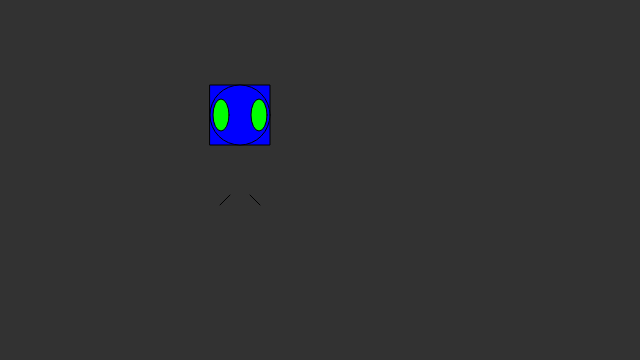
Frame 1 (no input)
Frame 60 (no input): identical to frame 1, image omitted
Frame 120 (the mouse pressed at the canvas centre since frame 60): identical to frame 1, image omitted

The p5.js sketch that drew this single still picture (run headless with seeded random() and noise() and a simulated clock; from frame 60 on, the mouse is pressed at the canvas centre):

// p5.js sketch
// ── sketch.js
// function myFunction(x) {
//     x.classList.toggle("change");
// }

function setup() {
	createCanvas(640, 360);
}

function draw() {
	background(50, 50, 50);
	ellipseMode(CENTER);
	rectMode(CENTER);
	// Body
	fill(0 , 0, 255)
	rect(240,115,60,60); 

	// Head
	ellipse(240,115,60,60);

	// Eyes
	fill(0, 255, 0)
	ellipse(221,115,16, 32);
    ellipse(259, 115, 16, 32);

    // Legs
    line(230, 195, 220, 205);
    line (250, 195, 260, 205);
}

// ── about.html
<!DOCTYPE>
		<html>

		<head>
			<meta charset="UTF-8">
			<title> About Me </title>
<link rel="stylesheet" type="text/css" href="style.css">  

</head>

<body>

<p id="hello"> Hello, my name is the Matt Kane. I earned my <em>B.A. in Strategic Communications & Digital Media</em> from St. Bonaventure University in May 2015. After graduation I worked as a <strong>operations analyst</strong> at Prime Clerk LLC before attending Miami Ad School. I am a quarter three art direction major. Some of my hobbies are traveling, hiking, reading and photography.</p> 

<h2> Favorite Cities</h2>
<ol>

<li> Prague, Czech Republic</li>
<li> Galway, Ireland</li>
<li> Cognac, France</li>
<li> Istanbul, Turkey</li>
<li> San Diego, California</li>

</ol>

<h3> Favorite Artists</h3>
<ul>
<li> MF DOOM</li>
<li> Bon Iver</li>
<li> Bahamas</li>
<li> Action Bronson</li>
<li> Bruce Springsteen</li>
</ul>

<h4> Favorite Movies</h4>
<ul>
	<li> The Truman Show</li>
	<li> Rouge One</li>
	<li> Clockwork Orange</li>
	<li> Reign Over Me</li>
	<li> Bronx Tale</li>
	<li> The Deer Hunter</li>
	<li> We Were Soldiers</li>
	<li> Taxi Driver</li>
</ul>



</body>
</html>

// ── photo.html
<!DOCTYPE>
	<html>
		<head>
<meta charset="UTF-8">
	<title> Matt Kane Website </title>
		<link rel="stylesheet" type="text/css" href="style.css">  
</head>

<body>
	<img src="media/images/ireland.jpg" height="350" >
	<img src="media/images/prague.jpg" height="350" >

</body>

</html> 
// ── style.css
.container {
    display: inline-block;
    cursor: pointer;
}

.bar1, .bar2, .bar3 {
    width: 35px;
    height: 5px;
    background-color: #white;
    margin: 6px 0;
    transition: 0.4s;
}

/* Rotate first bar */
.change .bar1 {
    -webkit-transform: rotate(-45deg) translate(-9px, 6px) ;
    transform: rotate(-45deg) translate(-9px, 6px) ;
}

/* Fade out the second bar */
.change .bar2 {
    opacity: 0;
}

/* Rotate last bar */
.change .bar3 {
    -webkit-transform: rotate(45deg) translate(-8px, -8px) ;
    transform: rotate(45deg) translate(-8px, -8px) ;
}

h1{color: white;
font-family: Futura, sans-serif 
}

body {background-color: black} 

body { background-color:black;} 
#hello {color: white;
font-family: Futura, sans-serif;
margin: 10px;}
ol {color: white; font-family: Futura, sans-serif;
}
ul {color:white;font-family: Futura, sans-serif; margin:10px;}
ul {color:white;font-family: Futura, sans-serif; margin:10px;}

h2 {color: white; font-family: Futura, sans-serif;
    margin: 6px;
}
h3, h4 {color: white;
font-family: Futura, sans-serif; 
margin: 6px;
}
